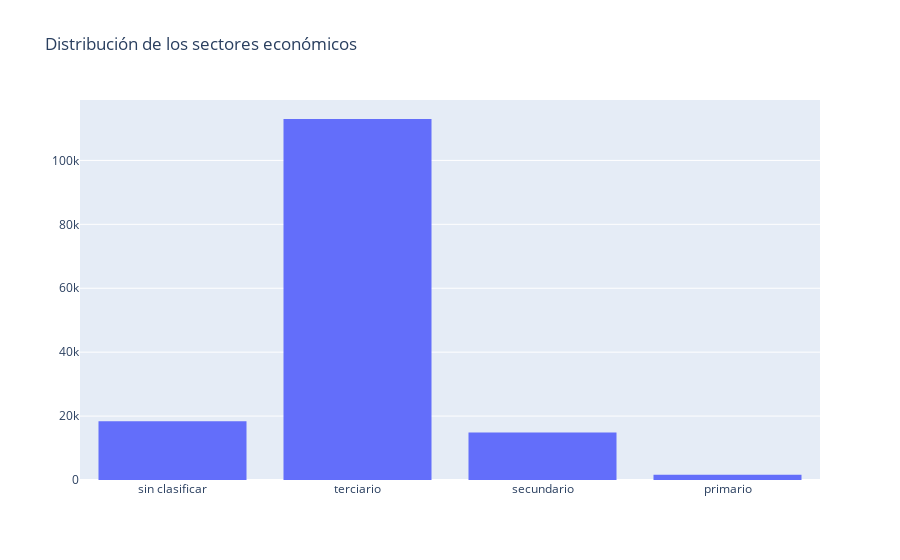

The cell this chart's notebook holds for it:
### Code cell
# Sectores económicos en México

import plotly.graph_objects as go

fig = go.Figure(data=[go.Histogram(x=data_clean['sector_economico'])])

# Opcional: añadir un título al gráfico 
fig.update_layout(title_text='Distribución de los sectores económicos')

# Mostrar el gráfico Plotly
fig.show()

### Figure 1 — Plotly figure (JSON) as saved in the notebook; plotly's stock layout.template omitted (floating-point values rounded to 4 significant figures; data arrays with more than 128 entries replaced by an {"elided": "..."} marker saying what was removed)
{"data": [{"type": "histogram", "x": {"elided": "147851 str values"}}], "layout": {"title": {"text": "Distribución de los sectores económicos"}}}
